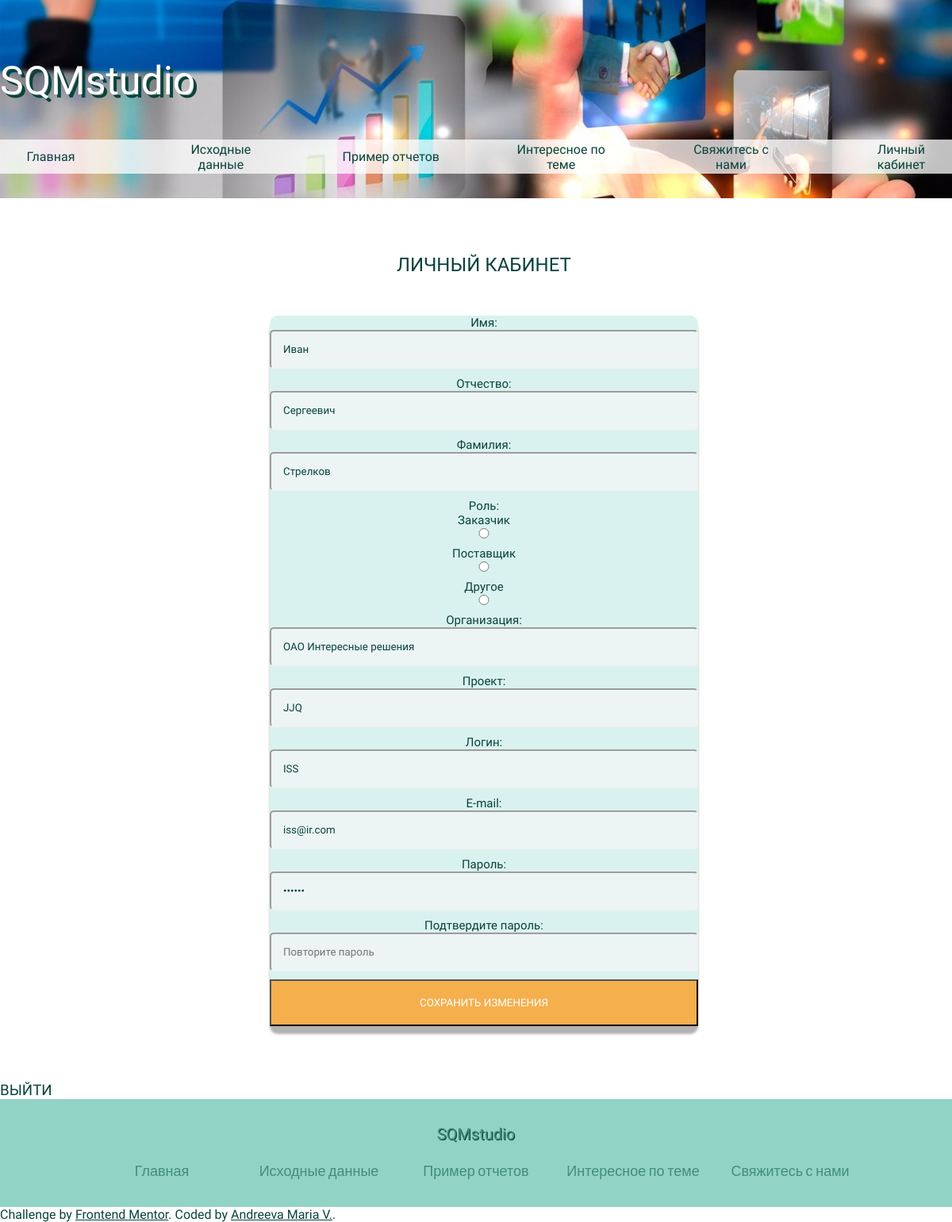
The app's page /personal_account.php (signed in) with its own data.
### tables this page shows
CREATE TABLE `users` (
  `id` int(11) NOT NULL,
  `first_name` varchar(255) NOT NULL,
  `patronymic` varchar(255) DEFAULT NULL,
  `last_name` varchar(255) NOT NULL,
  `login` varchar(255) NOT NULL,
  `email` varchar(255) NOT NULL,
  `company` varchar(255) DEFAULT NULL,
  `project` varchar(255) DEFAULT NULL,
  `role` varchar(255) DEFAULT NULL,
  `password` varchar(255) NOT NULL
);

### components/functions.php (the view, shortened to what this page needs)
<?php
function show_form($inputs = [], $errors = [], $submit_value = "Зарегистрироваться", $form_tytle = "Регистрация пользователей"){
    if ($errors === [] or $errors === null) {
        $errors['first_name'] = '';
        $errors['patronymic'] = '';
        $errors['last_name'] = '';
        $errors['company'] = '';
        $errors['login'] = '';
        $errors['email'] = '';
        $errors['password'] = '';
        $errors['password_check'] = '';
    }
    echo <<<_HTML_
        <section class="main-block main-block__content registration_info">
            <h2>$form_tytle</h2>
            <form action="" method="POST">
                <div class="first_name">
                    <label for="first_name">Имя:</label><br>
                    <input type="text" name="first_name" value="$inputs[first_name]" placeholder ="Только буквы и '-'"><br>
                    <span class="errors">$errors[first_name]</span>
                </div>
                <div class="patronymic">
                    <label for="patronymic">Отчество:</label><br>
                    <input type="text" name="patronymic" value="$inputs[patronymic]" placeholder ="Только буквы и '-'"><br>
                    <span class="errors">$errors[patronymic]</span>
                </div>
                <div class="last_name">
                    <label for="last_name">Фамилия:</label><br>
                    <input type="text" name="last_name" value="$inputs[last_name]" placeholder ="Только буквы и '-'"><br>
                    <span class="errors">$errors[last_name]</span>
                </div>
                <div class="radio--role">
                    <label for="role">Роль:</label><br>
                    <label for="role">Заказчик</label>
                    <input type="radio" name="role" value="buyer"><br>
                    <label for="role">Поставщик</label>
                    <input type="radio" name="role" value="supplier"><br>
                    <label for="role">Другое</label>
                    <input type="radio" name="role" value="other"><br>
                </div>
                <div class="company">
                    <label for="company">Организация:</label><br>
                    <input type="text" name="company" value="$inputs[company]" placeholder ="Буквы, цифры, знаки: . - _ & ''"><br>
                    <span class="errors">$errors[company]</span>
                </div>
                <div class="project">
                    <label for="project">Проект:</label><br>
                    <input type="text" name="project" value="$inputs[project]" placeholder ="Необязательное поле"><br>
                </div>
                <div class="login">
                    <label for="login">Логин:</label><br>
                    <input type="text" name="login" value="$inputs[login]" placeholder ="Например: A_123bc"><br>
                    <span class="errors">$errors[login]</span>
                </div>
                <div class="email">
                    <label for="email">E-mail:</label><br>
                    <input type="text" name="email" value="$inputs[email]" placeholder ="В формате abc@def.gh"><br>
                    <span class="errors">$errors[email]</span>
                </div>
                <div class="password">
                    <label for="password">Пароль:</label><br>
                    <input type="password" name="password" value="$inputs[password]" placeholder ="Не менее 6-ти символов"><br>
                    <span class="errors">$errors[password]</span>
                </div>
                <div class="password_check">
                    <label for="password_check">Подтвердите пароль:</label><br>
                    <input type="password" name="password_check" value="$inputs[password_check]" placeholder ="Повторите пароль"><br>
                    <span class="errors">$errors[password_check]</span>
                </div>
                <button type="submit" name="action">$submit_value</button>
            </form>
        </section>
_HTML_;
}

### style.css (style rules this page uses)
* { margin: 0; padding: 0; box-sizing: border-box; font-family: 'PT Sans Caption', serif; color: hsl(172, 76%, 15%); }
body { max-width: 1440px; }
.main-block { margin: 10px; display: flex; justify-content: center; align-items: center; width: 100%; height: 55.8%; flex-wrap: wrap; gap: 50px; }
.main-block__content { flex-wrap: wrap; flex-direction: column; }
h2 { text-transform: uppercase; font-family: 'Krona One', sans-serif; color: hsl(172, 76%, 15%); font-weight: 400; }
button[type=submit] { padding: 20px; background-color: hsl(35, 89%, 63%); color: rgb(255, 255, 255); text-transform: uppercase; width: 100%; }
form { background: rgb(218, 242, 239); padding: 20px; border-radius: 10px; box-shadow: 0px 10px 3px rgb(0, 0, 0, 0.3); width: 50%; max-height: 80%; padding: 0; text-align: center; font-size: 15px; }
input { width: 100%; border-radius: 5px; border-color: #f1f1f1; padding: 15px; margin-bottom: 10px; background: rgb(236, 245, 244); }
section { padding: 5%; }

### records on screen
users: first_name "Иван", patronymic "Сергеевич", last_name "Стрелков", company "ОАО Интересные решения", project "JJQ", login "ISS", email "iss@ir.com"

### other values on screen
$value "Главная"
$value "Исходные данные"
$value "Пример отчетов"
$value "Интересное по теме"
$value "Свяжитесь с нами"
$value "Личный кабинет"
$form_tytle "ЛИЧНЫЙ КАБИНЕТ"
$submit_value "СОХРАНИТЬ ИЗМЕНЕНИЯ"
